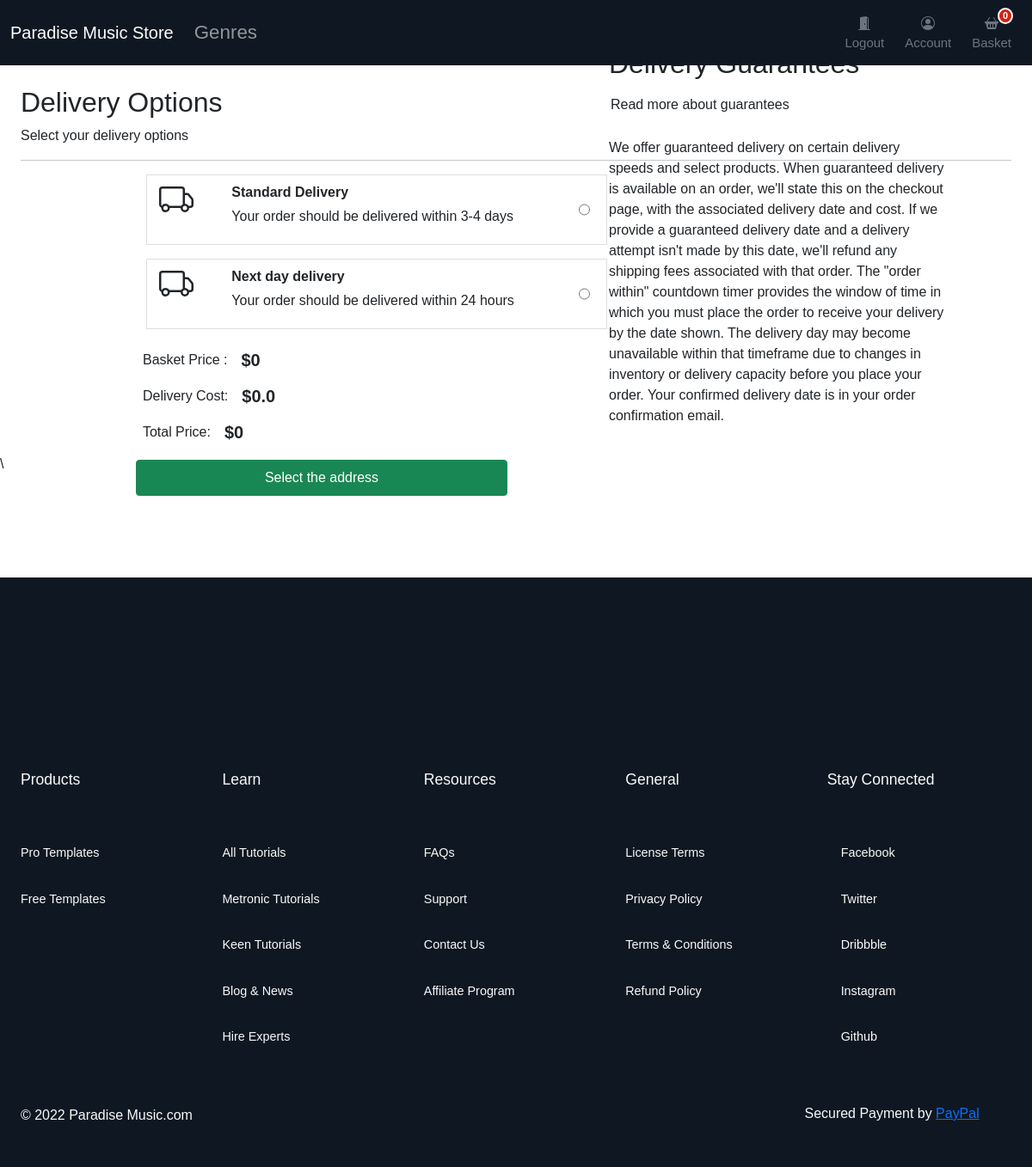
Page /checkout/deliverychoices (signed in) on the committed database.
### checkout/models.py (models this page shows, shortened)
class DeliveryOptions(models.Model):
    DELIVERY_CHOICES = [
        ("IS", "In Store"),
        ("HD", "Home Delivery"),
        ("DD", "Digital Delivery"),
    ]
    delivery_name = models.CharField(
        verbose_name=_("delivery_name"),
        help_text=_("Required"),
        max_length=255,
    )
    delivery_price = models.DecimalField(
        verbose_name=_("delivery price"),
        help_text=_("Maximum 999.99"),
        error_messages={
            "name": {
                "max_length": _("The price must be between 0 and 999.99."),
            },
        },
        max_digits=5,
        decimal_places=2,
    )
    delivery_method = models.CharField(
        choices=DELIVERY_CHOICES,
        verbose_name=_("delivery_method"),
        help_text=_("Required"),
        max_length=255,
    )
    delivery_timeframe = models.CharField(
        verbose_name=_("delivery timeframe"),
        help_text=_("Required"),
        max_length=255,
    )
    delivery_window = models.CharField(
        verbose_name=_("delivery window"),
        help_text=_("Required"),
        max_length=255,
    )
    order = models.IntegerField(verbose_name=_("list order"), help_text=_("Required"), default=0)
    is_active = models.BooleanField(default=True)
    class Meta:
        verbose_name = _("Delivery Option")
        verbose_name_plural = _("Delivery Options")

### checkout/views.py (the view)
# urls.py: path("deliverychoices", views.deliverychoices, name="deliverychoices"),
@login_required
def deliverychoices(request):
    deliveryoptions = DeliveryOptions.objects.filter(is_active=True)
    return render(request, "checkout/delivery_choices.html", {"deliveryoptions": deliveryoptions})

### basket/basket.py (called while the page is built)
    def __len__(self):
        return sum(item["qty"] for item in self.basket.values())

    def get_subtotal_price(self):
        return sum(Decimal(item["price"]) * item["qty"] for item in self.basket.values())

    def get_delivery_price(self):
        newprice = 0.00
        if "purchase" in self.session:
            newprice = DeliveryOptions.objects.get(id=self.session["purchase"]["delivery_id"]).delivery_price
        return newprice

    def get_total_price(self):
        newprice = 0.00
        subtotal = sum(Decimal(item["price"]) * item["qty"] for item in self.basket.values())
        if "purchase" in self.session:
            newprice = DeliveryOptions.objects.get(id=self.session["purchase"]["delivery_id"]).delivery_price
        total = subtotal + Decimal(newprice)
        return total

### basket/context_processors.py (called while the page is built)
def basket(request):
    return {'basket': Basket(request)}

### store/context_processors.py (called while the page is built)
def categories(request):
    return {"categories": Category.objects.filter(level=0)}

### store/models.py (called while the page is built)
    def get_absolute_url(self):
        return reverse("store:category_list", args=[self.slug])

### templates/checkout/delivery_choices.html (shortened to what this page needs)
{% extends "../base.html" %}
{% load static %}
{% block content %}
<div class="container" style="margin-top:100px;">
  <div class="col-12">
    <h1 class="h2">Delivery Options</h1>
  </div>
  <div class="col-12">
    <p>Select your delivery options</p>
  </div>
  <hr />
</div>
<div class="container row justify-content-center">
  <div class="col-9">
    <div class="col-md-8 col-lg-8">
      {% for option in deliveryoptions %}
      <div class="card mb-3 border-1 rounded-0 product-item me-md-4" data-index="{{option.id}}">
        <div class="row g-0">
          <div class="col-md-2 ps-3 ps-md-4">
          </div>
          <div class="col-md-9 ps-md-1">
            <div class="card-body p-1">
              <p class="card-text ps-2 mb-1 pt-1 fw-bold">{{option.delivery_name}}</p>
              <p class="card-text ps-2 pb-3">Your order should be delivered within {{option.delivery_timeframe}}</p>
            </div>
          </div>
          <div class="col-md-1 ps-md-1">
            <input class="align-middle h-100" type="radio" name="deliveryOption" id="{{option.id}}"
              value="{{option.id}}">
          </div>
        </div>
      </div>
      {% endfor %}
    </div>
  </div>
  {% if deliveryoptions|length == 0 %}
  <div class="col-12">There are no delivery options <a href="{% url 'store:store_home' %}">Shop</a></div>
  {% else %}
  <div class="col-lg-9 col-lg-8 order-md-last p-0 order-3">
    <div class="d-flex bd-highlight ms-0">
      <div class="p-2 flex-grow-2 bd-highlight">Basket Price :</div>
      <div class="p-2 bd-highlight"><span class="fw-bold h5">$</span><span id="sub_total"
          class="fw-bold h5">{{basket.get_subtotal_price}}</span></div>
    </div>
    <div class="d-flex bd-highlight">
      <div class="p-2 flex-grow-2 bd-highlight">Delivery Cost:</div>
      <div class="p-2 bd-highlight"><span class="fw-bold h5">$</span><span id="delivery_price"
          class="fw-bold h5">{{basket.get_delivery_price}}</span></div>
    </div>
    <div class="d-flex bd-highlight">
      <div class="p-2 flex-grow-2 bd-highlight">Total Price:</div>
      <div class="p-2 bd-highlight"><span class="fw-bold h5">$</span><span id="total"
          class="fw-bold h5">{{basket.get_total_price}}</span></div>
    </div>
    <a role="button" href="{% url "checkout:delivery_address" %}" class="p-2 btn btn-success w-50 "
      type="button" style="margin-top:10px;">Select the address</a>
  </div>
</div>
<div class="col-4" style="text-align:left; margin-top: -530px; margin-left:700px;">
<div class="d-grid ">
      <h2 class="p-2 flex-grow-2 ">Delivery Guarantees</h2>
      <div class="col-12">
        <p style="margin-left:10px;">Read more about guarantees</p>
      </div>
      <p class="ps-2 pb-3" style="margin-top:10px;">We offer guaranteed delivery on certain delivery speeds and select products. When guaranteed delivery is available on an order, we'll state this on the checkout page, with the associated delivery date and cost.
        If we provide a guaranteed delivery date and a delivery attempt isn't made by this date, we'll refund any shipping fees associated with that order.
        The "order within" countdown timer provides the window of time in which you must place the order to receive
         your delivery by the date shown. The delivery day may become unavailable within that timeframe due to changes in inventory or delivery capacity before you place your order. Your confirmed delivery date is in your order confirmation email.</p>
    </div>
  </div>
{% endif %}
{% endblock %}

### static/core/css/base.css (style rules this page uses)
@media (min-width: 1000px) { .container { max-width: 1000px; } }
@media (max-width: 1200px) { .container { max-width: 100%; padding:0 24px; } }
html, body, p, div { letter-spacing: -0.02px; font-family: 'Roboto', sans-serif; }

### static/store/css/home.css (style rules this page uses)
* { font-family: 'Exo', sans-serif !important; font-family: 'Mulish', sans-serif !important; font-family: 'Oxygen', sans-serif !important; font-family: 'Raleway', sans-serif !important; }

### static/store/css/footer.css (style rules this page uses)
.row { display: flex; flex-wrap: wrap; margin-left: -10px; margin-right: -10px; }
.d-flex { display: flex; }

### rows in the picture
DeliveryOptions: delivery_name "Standard Delivery", delivery_timeframe "3-4 days"
DeliveryOptions: delivery_name "Next day delivery", delivery_timeframe "24 hours"

### other values in the picture
{{ basket.get_subtotal_price }} "0"
{{ basket.get_delivery_price }} "0.0"
{{ basket.get_total_price }} "0"
